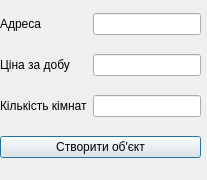
<?xml version="1.0" encoding="UTF-8"?>
<ui version="4.0">
 <class>DomivkaDialog</class>
 <widget class="QDialog" name="DomivkaDialog">
  <property name="geometry">
   <rect>
    <x>0</x>
    <y>0</y>
    <width>207</width>
    <height>180</height>
   </rect>
  </property>
  <property name="windowTitle">
   <string>Dialog</string>
  </property>
  <widget class="QWidget" name="">
   <property name="geometry">
    <rect>
     <x>0</x>
     <y>0</y>
     <width>201</width>
     <height>171</height>
    </rect>
   </property>
   <layout class="QGridLayout" name="gridLayout">
    <item row="0" column="0">
     <widget class="QLabel" name="label">
      <property name="text">
       <string>Адреса</string>
      </property>
     </widget>
    </item>
    <item row="0" column="1">
     <widget class="QLineEdit" name="lineEdit_name"/>
    </item>
    <item row="1" column="0">
     <widget class="QLabel" name="label_2">
      <property name="text">
       <string>Ціна за добу</string>
      </property>
     </widget>
    </item>
    <item row="1" column="1">
     <widget class="QLineEdit" name="lineEdit_price"/>
    </item>
    <item row="2" column="0">
     <widget class="QLabel" name="label_3">
      <property name="text">
       <string>Кількість кімнат</string>
      </property>
     </widget>
    </item>
    <item row="2" column="1">
     <widget class="QLineEdit" name="lineEdit_count"/>
    </item>
    <item row="3" column="0" colspan="2">
     <widget class="QPushButton" name="pushButton">
      <property name="text">
       <string>Створити об'єкт</string>
      </property>
     </widget>
    </item>
   </layout>
  </widget>
 </widget>
 <resources/>
 <connections/>
</ui>
